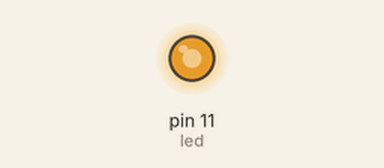
Bench run of a sketch on a simulated Arduino Uno, built with avr-gcc and run on an emulated ATmega328P. On the bench: output pins drawn as LEDs (lit = HIGH).

Above: at 0.1 s.
Timing chart, 0 to 1.6 s (numbered marks = the images above):
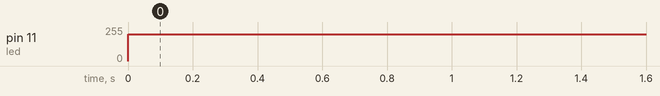

The sketch:

LED_Blink.ino
```cpp
//LED Fade Code
//Georgia Wyatt
/* Uses an analogWrite function with variables brightness and fadeAmount to increase and decrease an LED's brightness over time*/

int led = 11; //LED pin
int brightness = 0; //sets original brightness
int fadeAmount = 10; //variable for change in brightness

void setup() {

  pinMode(led, OUTPUT); //Sets LED pin as OUTPUT
}

void loop() {

  if(brightness<200){

  analogWrite(led, brightness);
  brightness = brightness + fadeAmount;  //When brightness is less than 200 it increases in increments of 10

  }


  if(brightness=200){

  analogWrite(led, brightness);
  brightness = 0;  //Once brightness reaches 200 it reverts to 0 and decreases again
  delay(1000); //The delay is nessecary so fade is slow enough to be noticeable

  }


}
```

Measured:
- by itself, pin 11 (led): 0/255 → 200/255 at 0.00 s
